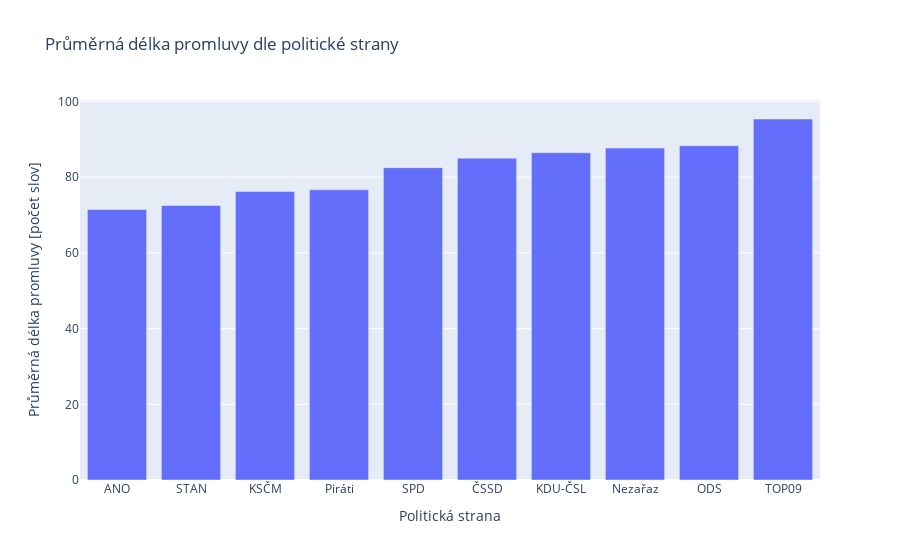

The notebook cell saved with this chart:
### Code cell
data = promluvy.text.str.split(' ').apply(len).groupby(promluvy.zkratka).mean().sort_values()
x = data.index
y = data.values
fig = go.Figure(go.Bar(x=x, y=y))
fig.update_layout(dict(
    title="Průměrná délka promluvy dle politické strany",
    xaxis=dict(title="Politická strana"),
    yaxis=dict(title="Průměrná délka promluvy [počet slov]")
))
fig.show()

### Figure 1 — Plotly figure (JSON) as saved in the notebook; plotly's stock layout.template omitted (floating-point values rounded to 4 significant figures)
{"data": [{"type": "bar", "x": ["ANO", "STAN", "KSČM", "Piráti", "SPD", "ČSSD", "KDU-ČSL", "Nezařaz", "ODS", "TOP09"], "y": [71.47, 72.52, 76.21, 76.67, 82.53, 85.03, 86.46, 87.69, 88.33, 95.38]}], "layout": {"autosize": true, "title": {"text": "Průměrná délka promluvy dle politické strany"}, "xaxis": {"autorange": true, "range": [-0.5, 9.5], "title": {"text": "Politická strana"}, "type": "category"}, "yaxis": {"autorange": true, "range": [0, 100.4], "title": {"text": "Průměrná délka promluvy [počet slov]"}, "type": "linear"}}}
